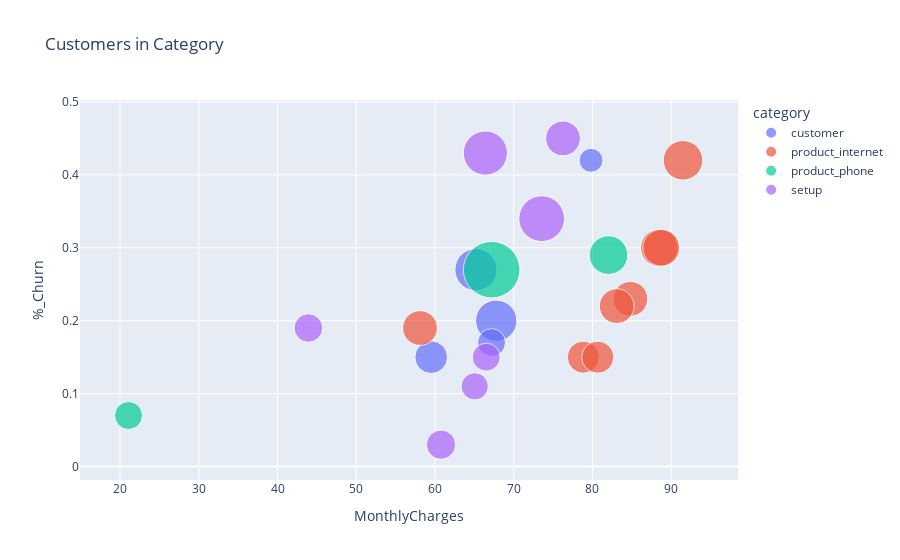

Source (notebook cell):
### Markdown cell above
> **Insights 4 & 5** | Analysing customer groups & churn

### Code cell
import plotly.express as px

fig = px.scatter(
    dfGraph, 
    x = "MonthlyCharges", 
    y = "%_Churn",
	size = "%_Users", 
    color = "category",
    hover_name = "variable",
    title = "Customers in Category", 
    size_max=40,
    height = 600)
    
fig.show()

### Figure 1 — Plotly figure (JSON) as saved in the notebook; plotly's stock layout.template omitted (floating-point values rounded to 4 significant figures)
{"data": [{"hovertemplate": "<b>%{hovertext}</b><br><br>category=customer<br>MonthlyCharges=%{x}<br>%_Churn=%{y}<br>%_Users=%{marker.size}<extra></extra>", "hovertext": ["Dependents", "Partner", "SeniorCitizen", "gender", "payment_Bank transfer (automatic)"], "legendgroup": "customer", "marker": {"color": "#636efa", "size": [0.3, 0.48, 0.16, 0.5, 0.22], "sizemode": "area", "sizeref": 0.0005625, "symbol": "circle"}, "mode": "markers", "name": "customer", "orientation": "v", "showlegend": true, "type": "scatter", "x": [59.52, 67.78, 79.82, 65.2, 67.19], "xaxis": "x", "y": [0.15, 0.2, 0.42, 0.27, 0.17], "yaxis": "y"}, {"hovertemplate": "<b>%{hovertext}</b><br><br>category=product_internet<br>MonthlyCharges=%{x}<br>%_Churn=%{y}<br>%_Users=%{marker.size}<extra></extra>", "hovertext": ["DeviceProtection", "OnlineBackup", "OnlineSecurity", "StreamingMovies", "StreamingTV", "TechSupport", "internet_DSL", "internet_Fiber optic"], "legendgroup": "product_internet", "marker": {"color": "#EF553B", "size": [0.34, 0.34, 0.29, 0.39, 0.38, 0.29, 0.34, 0.44], "sizemode": "area", "sizeref": 0.0005625, "symbol": "circle"}, "mode": "markers", "name": "product_internet", "orientation": "v", "showlegend": true, "type": "scatter", "x": [84.82, 83.08, 78.84, 88.48, 88.74, 80.68, 58.1, 91.5], "xaxis": "x", "y": [0.23, 0.22, 0.15, 0.3, 0.3, 0.15, 0.19, 0.42], "yaxis": "y"}, {"hovertemplate": "<b>%{hovertext}</b><br><br>category=product_phone<br>MonthlyCharges=%{x}<br>%_Churn=%{y}<br>%_Users=%{marker.size}<extra></extra>", "hovertext": ["MultipleLines", "PhoneService", "internet_No"], "legendgroup": "product_phone", "marker": {"color": "#00cc96", "size": [0.42, 0.9, 0.22], "sizemode": "area", "sizeref": 0.0005625, "symbol": "circle"}, "mode": "markers", "name": "product_phone", "orientation": "v", "showlegend": true, "type": "scatter", "x": [82.04, 67.2, 21.08], "xaxis": "x", "y": [0.29, 0.27, 0.07], "yaxis": "y"}, {"hovertemplate": "<b>%{hovertext}</b><br><br>category=setup<br>MonthlyCharges=%{x}<br>%_Churn=%{y}<br>%_Users=%{marker.size}<extra></extra>", "hovertext": ["PaperlessBilling", "contract_Month-to-month", "contract_One year", "contract_Two year", "payment_Credit card (automatic)", "payment_Electronic check", "payment_Mailed check"], "legendgroup": "setup", "marker": {"color": "#ab63fa", "size": [0.59, 0.55, 0.21, 0.24, 0.22, 0.34, 0.23], "sizemode": "area", "sizeref": 0.0005625, "symbol": "circle"}, "mode": "markers", "name": "setup", "orientation": "v", "showlegend": true, "type": "scatter", "x": [73.55, 66.4, 65.05, 60.77, 66.51, 76.26, 43.92], "xaxis": "x", "y": [0.34, 0.43, 0.11, 0.03, 0.15, 0.45, 0.19], "yaxis": "y"}], "layout": {"autosize": true, "legend": {"itemsizing": "constant", "title": {"text": "category"}, "tracegroupgap": 0}, "title": {"text": "Customers in Category"}, "xaxis": {"anchor": "y", "autorange": true, "domain": [0, 1], "range": [15.39, 97.83], "title": {"text": "MonthlyCharges"}, "type": "linear"}, "yaxis": {"anchor": "x", "autorange": true, "domain": [0, 1], "range": [-0.01581, 0.4996], "title": {"text": "%_Churn"}, "type": "linear"}}}
